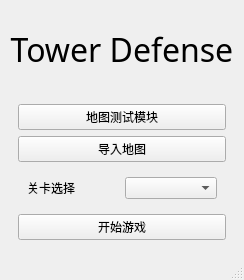
<?xml version="1.0" encoding="UTF-8"?>
<ui version="4.0">
 <class>MainWindow</class>
 <widget class="QMainWindow" name="MainWindow">
  <property name="geometry">
   <rect>
    <x>0</x>
    <y>0</y>
    <width>244</width>
    <height>280</height>
   </rect>
  </property>
  <property name="windowTitle">
   <string>MainWindow</string>
  </property>
  <widget class="QWidget" name="centralwidget">
   <layout class="QVBoxLayout" name="verticalLayout">
    <item>
     <widget class="QLabel" name="label">
      <property name="font">
       <font>
        <family>Adobe Devanagari</family>
        <pointsize>24</pointsize>
       </font>
      </property>
      <property name="text">
       <string>Tower Defense</string>
      </property>
      <property name="alignment">
       <set>Qt::AlignCenter</set>
      </property>
     </widget>
    </item>
    <item>
     <widget class="QWidget" name="widget" native="true">
      <layout class="QVBoxLayout" name="verticalLayout_2">
       <item>
        <widget class="QPushButton" name="pb_makemap">
         <property name="text">
          <string>地图测试模块</string>
         </property>
        </widget>
       </item>
       <item>
        <widget class="QPushButton" name="pb_loadMap">
         <property name="text">
          <string>导入地图</string>
         </property>
        </widget>
       </item>
       <item>
        <widget class="QWidget" name="widget_2" native="true">
         <layout class="QHBoxLayout" name="horizontalLayout">
          <item>
           <widget class="QLabel" name="label_2">
            <property name="text">
             <string>关卡选择</string>
            </property>
           </widget>
          </item>
          <item>
           <widget class="QComboBox" name="comboBox">
            <property name="currentText">
             <string/>
            </property>
           </widget>
          </item>
         </layout>
        </widget>
       </item>
       <item>
        <widget class="QPushButton" name="pb_start">
         <property name="text">
          <string>开始游戏</string>
         </property>
        </widget>
       </item>
      </layout>
     </widget>
    </item>
   </layout>
  </widget>
  <widget class="QStatusBar" name="statusbar"/>
 </widget>
 <resources/>
 <connections/>
</ui>
